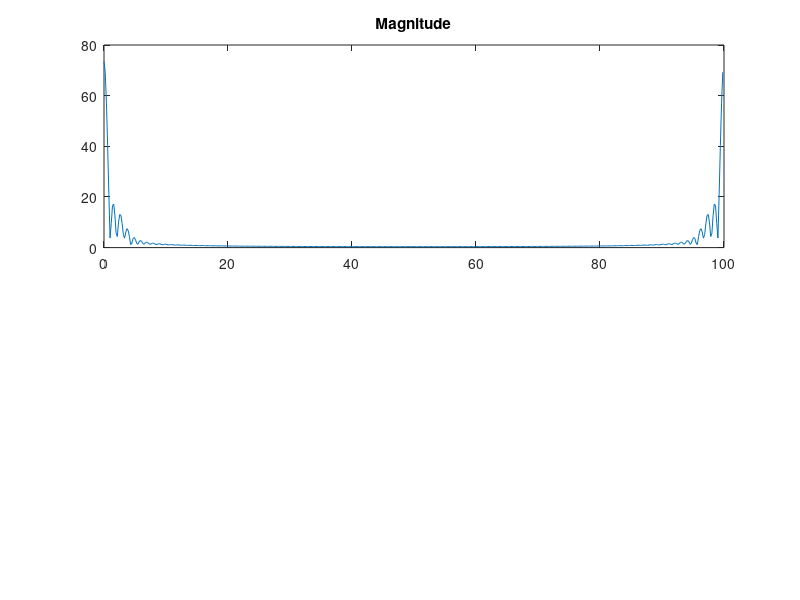

The MATLAB source for this figure: (Note: this script raises an error after producing the figure.)
% -------------------------------------------------------------------------
% parameter_uncertainty.m
% Exploring the consequence of uncertainties in the system model. 
% Xiaotian Dai, 2017
% -------------------------------------------------------------------------

close all;

%% Define Transfer Functions
% G(s)
% 3 / (s^2 + s + 4)
Gs = tf([3],[1 1 4]);

% H(s)
% 3.2 / (s^2 + s + 3.8)
Hs = tf([3.2],[1 1 3.8]);


%% Simulate the system
SAMPLING_TIME = 0.1;
t = 0:SAMPLING_TIME:10;
t = t';
u = ones(numel(t),1);

[y1, t1, x1] = lsim(Gs,u,t);
[y2, t2, x2] = lsim(Hs,u,t);


%% Analyze
f = figure();

plot(t1, y1);
hold on;
plot(t2, y2);

legend('Model','Actual');


%% FFT
n = 512;
y = fft(y1, n);
m = abs(y);
p = unwrap(angle(y));
f = (0:length(y)-1)*100/length(y);

subplot(2,1,1)
plot(f,m)
title('Magnitude')
ax = gca;
ax.XTick = [15 40 60 85];

subplot(2,1,2)
plot(f,p*180/pi)
title('Phase')
ax = gca;
ax.XTick = [15 40 60 85];
